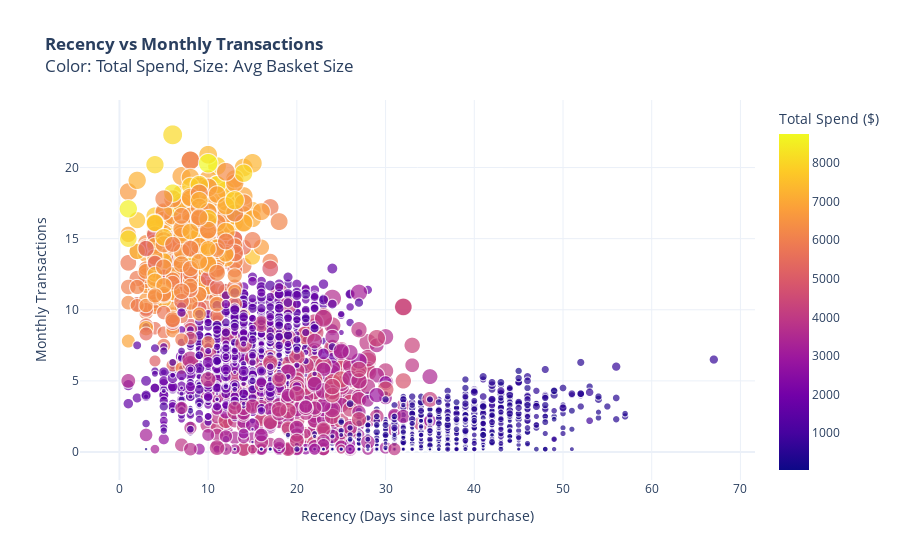

The cell this chart's notebook holds for it:
### Code cell
#recency vs Frequency behavior
fig2 = px.scatter(
    df, 
    x='recency_days', 
    y='monthly_transactions',
    color='total_spend',
    size='avg_basket_size',
    hover_data=['email_open_rate', 'return_rate'],
    title="<b>Recency vs Monthly Transactions</b><br>Color: Total Spend, Size: Avg Basket Size",
    labels={
        'recency_days': 'Recency (Days since last purchase)',
        'monthly_transactions': 'Monthly Transactions',
        'total_spend': 'Total Spend ($)'
    },
    color_continuous_scale='plasma'
)

fig2.update_layout(template="plotly_white")
fig2.show()

### Figure 1 — Plotly figure (JSON) as saved in the notebook; plotly's stock layout.template omitted (floating-point values rounded to 4 significant figures; data arrays with more than 128 entries replaced by an {"elided": "..."} marker saying what was removed)
{"data": [{"customdata": {"elided": "3000x2 float values"}, "hovertemplate": "Recency (Days since last purchase)=%{x}<br>Monthly Transactions=%{y}<br>avg_basket_size=%{marker.size}<br>email_open_rate=%{customdata[0]}<br>return_rate=%{customdata[1]}<br>Total Spend ($)=%{marker.color}<extra></extra>", "legendgroup": "", "marker": {"color": {"elided": "3000 float values"}, "coloraxis": "coloraxis", "size": {"elided": "3000 float values"}, "sizemode": "area", "sizeref": 0.079, "symbol": "circle"}, "mode": "markers", "name": "", "showlegend": false, "type": "scattergl", "x": {"elided": "3000 int values"}, "xaxis": "x", "y": {"elided": "3000 float values"}, "yaxis": "y"}], "layout": {"coloraxis": {"colorbar": {"title": {"text": "Total Spend ($)"}}, "colorscale": [[0, "#0d0887"], [0.1111, "#46039f"], [0.2222, "#7201a8"], [0.3333, "#9c179e"], [0.4444, "#bd3786"], [0.5556, "#d8576b"], [0.6667, "#ed7953"], [0.7778, "#fb9f3a"], [0.8889, "#fdca26"], [1, "#f0f921"]]}, "legend": {"itemsizing": "constant", "tracegroupgap": 0}, "title": {"text": "<b>Recency vs Monthly Transactions</b><br>Color: Total Spend, Size: Avg Basket Size"}, "xaxis": {"anchor": "y", "domain": [0, 1], "title": {"text": "Recency (Days since last purchase)"}}, "yaxis": {"anchor": "x", "domain": [0, 1], "title": {"text": "Monthly Transactions"}}}}
